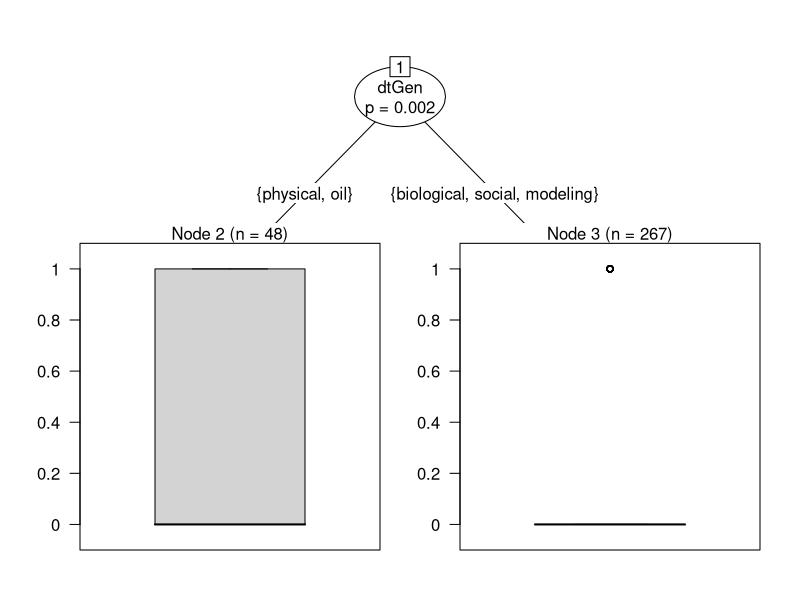
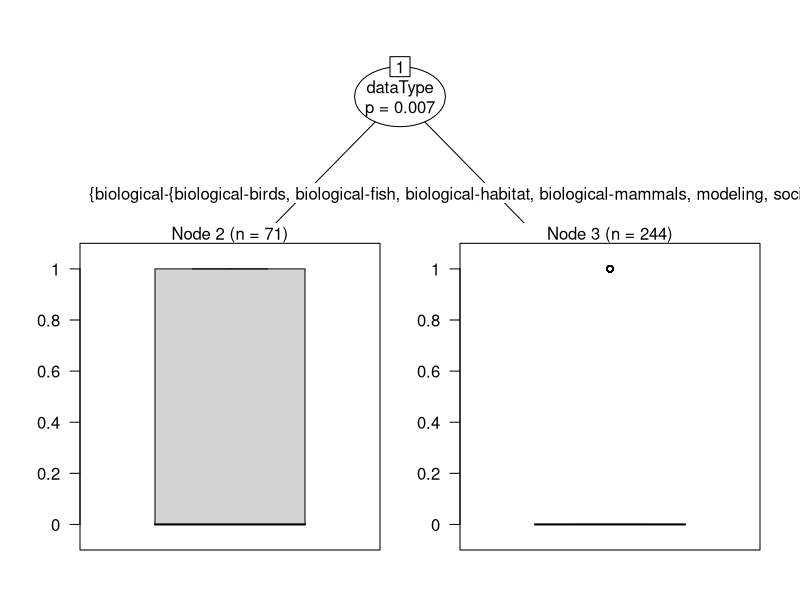

These charts were generated, in order, by the following R code:
## ---- chunk 1

library(knitr)
library(dplyr)
library(readr)
library(ggplot2)
library(reshape2)
library(grid)
library(gridExtra)
library(party)

rslt=read.csv('data/archResRevised2.csv',header=T,stringsAsFactors=T)
rslt[rslt$Status=='published','Status']<-'Published'

rslt$succ=ifelse(rslt$Status %in% c('Published','SentData','Revised'),0,1) # 0=success??? ### RM?
rslt$statSucc=ifelse(rslt$Status %in% c('Published','SentData','Revised'),1,0) # 1 = success, 2 = not successful


agDes=read.csv('data/ecoInfoAgencyDesig.csv',header=T,stringsAsFactors=T,col.names=c('agency','agGrp','agSubGrp'))
agDes$agGrp=gsub('nonProf','private',agDes$agGrp)


rslt2=merge(rslt,agDes,all.x=T)
rslt2=rslt2 %>%
  filter(!end>2010) %>%
  select(Status,start,end,ecosystem,dataType,statSucc,agGrp,agSubGrp,reason)

splBio=strsplit(as.character(rslt2$dataType),'-')
rslt3<-rslt2 %>%
  mutate(dtGen=sapply(splBio,function(x) as.factor(x[1])))

head(rslt3)
## ---- chunk 2
statusProps=table(rslt2$Status)
eqProp=chisq.test(statusProps) #not equal proportions

eqProp
## ---- chunk 3

dtProps=table(rslt3$statSucc,rslt3$dtGen)
dtChi=chisq.test(dtProps)

dtChi
## ---- chunk 4

bioProps=table(rslt2$statSucc,rslt2$dataType)
bioChi=chisq.test(bioProps)

bioChi
## ---- chunk 5
secProps=table(rslt2$statSucc,rslt2$agGrp)
sectChi=chisq.test(secProps)

sectChi
## ---- chunk 6
subSecProps=table(rslt2$statSucc,rslt2$agSubGrp)
subSectChi=chisq.test(subSecProps)

subSectChi
## ---- chunk 7

tempProps=table(rslt2$statSucc,as.character(rslt2$end))
tempChi=chisq.test(tempProps)

tempChi
## ---- chunk 8

succBlrGen<-glm(formula = statSucc~agSubGrp+end+dtGen,family='binomial',data=rslt3)

## statSucc = Binomial: did we recover the data?
## agGrp = sector of home institution
## end = last year project was funded by EVOSTC
## dtgeb = general field of study (bio grouped)

summary(succBlrGen)

## ---- chunk 9

succBlrBio<-glm(formula = statSucc~agSubGrp+end+dataType,family='binomial',data=rslt3)

## statSucc = Binomial: did we recover the data?
## agGrp = sector of home institution
## end = last year project was funded by EVOSTC
## dataType = field of study (bio ungrouped)

summary(succBlrBio)

## ---- chunk 10


contrasts(rslt3$dtGen) = contr.sum(5)
contrasts(rslt3$agSubGrp) = contr.sum(6)

succBlrGen<-glm(formula = statSucc~agSubGrp+end+dtGen,family='binomial',data=rslt3)

## statSucc = Binomial: did we recover the data?
## agGrp = sector of home institution
## end = last year project was funded by EVOSTC
## dtgeb = general field of study (bio grouped)

summary(succBlrGen)

## ---- chunk 11

contrasts(rslt3$dataType) = contr.sum(10)

succBlrBio<-glm(formula = statSucc~agSubGrp+end+dataType,family='binomial',data=rslt3)

## statSucc = Binomial: did we recover the data?
## agGrp = sector of home institution
## end = last year project was funded by EVOSTC
## dataType = field of study (bio ungrouped)

summary(succBlrBio)

## ---- chunk 12

partree<-ctree(statSucc~agSubGrp+end+dtGen,data=rslt3)

partree

plot(partree)
## ---- chunk 13
partyFor<-cforest(statSucc~agSubGrp+end+dtGen,data=rslt3,controls = cforest_unbiased(mtry = 2, ntree = 1000))
varimp(partyFor)
## ---- chunk 14
rm(partree)
partreeBio<-ctree(statSucc~agSubGrp+end+dataType,data=rslt3)

partreeBio

plot(partreeBio)
## ---- chunk 15
partyForBio<-cforest(statSucc~agSubGrp+end+dataType,data=rslt3,controls = cforest_unbiased(mtry = 2, ntree = 1000))
varimp(partyForBio)
